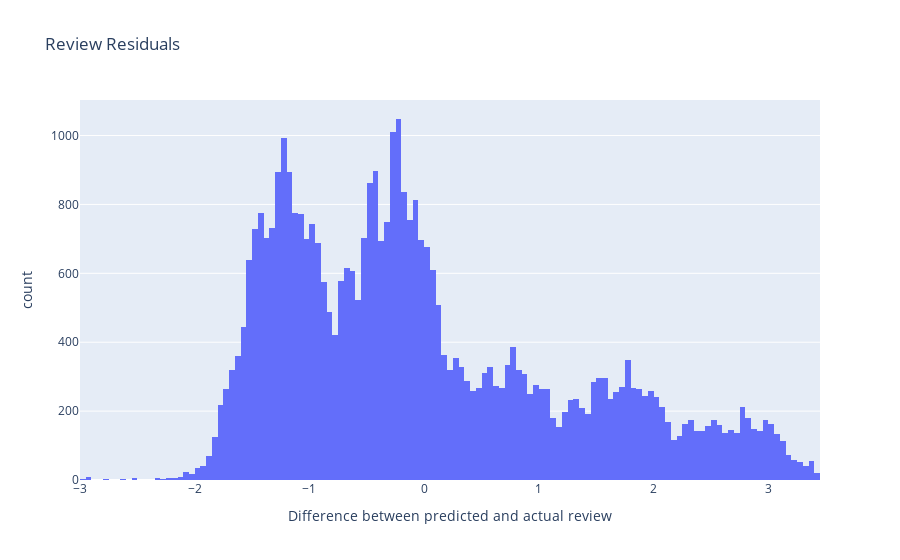

Notebook code cell kept with this figure:
### Code cell
@callback(
    Output('review_residuals', 'figure'),
    Input('features_to_plot', 'value')
)
def make_residual_plot(columns): 
    """
    Makes a bar chart of the correlation between columns
    """
    data = zip(new_columns, model.coef_[0])
    print(data)
    # filter the data by which the column is in the columns
    column_renamer = {
        'average': 'GPA',
        'difficulty': 'Difficulty',
        'hours_per_week': 'Hours Worked Per Week',
        'amount_group': 'Group Work Per Week'
    }
    print("Columns to plot", columns)

    x_labels = []
    y_values = []
    for col, r in data:
        if col in columns:
            x_labels.append(column_renamer.get(col, col))
            y_values.append(r)

    new_df = df
    for col in new_columns:
        if col not in columns:
            new_df[col] = df[col].apply(lambda x: 0)
            print("Zeroing out", col)

    residuals = pd.Series(model.predict(new_df[new_columns]).flatten()) - new_df['instructor_rating']
    residuals = residuals.dropna()
    fig = px.histogram(x=residuals, title="Review Residuals", labels={
        "count": "# of Reviews",
        "x": "Difference between predicted and actual review"
    })

    fig.update_layout(

    )

    # making a plot of reviews
    return fig


make_residual_plot(new_columns)

### Figure 1 — Plotly figure (JSON) as saved in the notebook; plotly's stock layout.template omitted (floating-point values rounded to 4 significant figures; data arrays with more than 128 entries replaced by an {"elided": "..."} marker saying what was removed)
{"data": [{"alignmentgroup": "True", "bingroup": "x", "hovertemplate": "Difference between predicted and actual review=%{x}<br>count=%{y}<extra></extra>", "legendgroup": "", "marker": {"color": "#636efa", "pattern": {"shape": ""}}, "name": "", "offsetgroup": "", "orientation": "v", "showlegend": false, "type": "histogram", "x": {"elided": "40809 float values"}, "xaxis": "x", "yaxis": "y"}], "layout": {"barmode": "relative", "legend": {"tracegroupgap": 0}, "title": {"text": "Review Residuals"}, "xaxis": {"anchor": "y", "domain": [0, 1], "title": {"text": "Difference between predicted and actual review"}}, "yaxis": {"anchor": "x", "domain": [0, 1], "title": {"text": "count"}}}}
